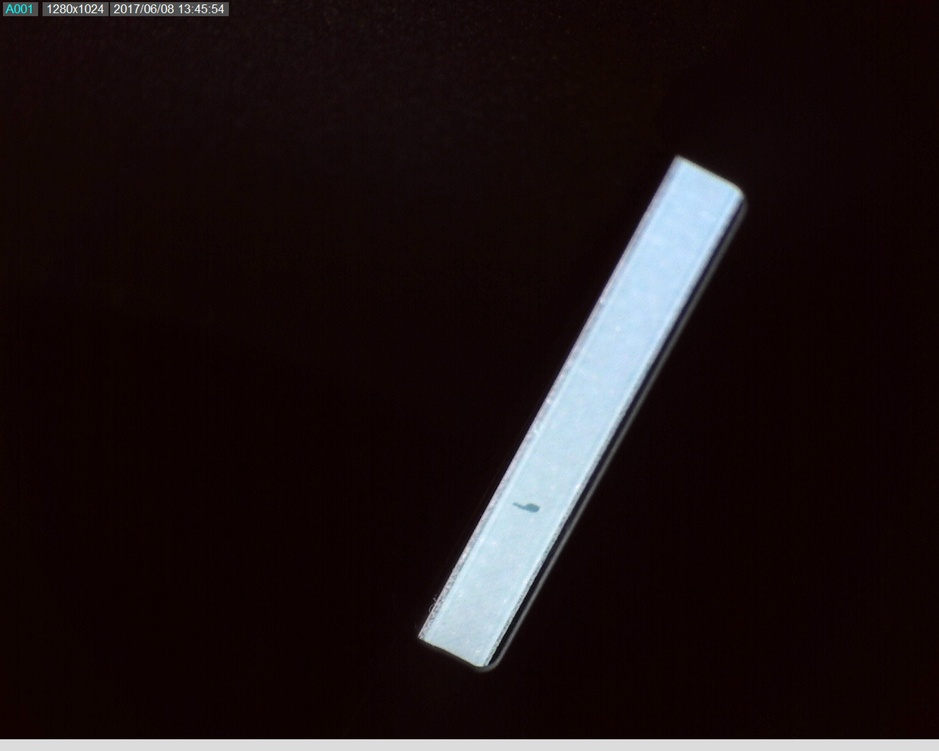
#> input picture testTNS-master/1.jpg, 939 x 751 px, shrunk from 2560 x 2048 before the run, given in place of the camera
$ python connectCAM.py   (older library calls are emulated)
#> lines starting #> are read from the running program, lines starting #| are printed output that depends on the picture; after the words box and inside, x2 and y2 are one past the last pixel; in counts of white or black regions, pixels touching at a corner belong together
import cv2
import matplotlib.pyplot as plt
import matplotlib.image as pimg
import copy as cp
import time as t
import os
import numpy as np

def write_line(img):
    cv2.line(img, (0, 160), (640, 160), (0, 0, 255), 1)
    cv2.line(img, (0, 165), (640, 165), (0, 255, 0), 1)
    cv2.line(img, (0, 170), (640, 170), (0, 0, 255), 1)
    cv2.line(img, (0, 240), (640, 240), (255, 255, 255), 1)
    # cv2.line(orig, (0, 310), (640, 310), (0, 0, 255), 1)
    cv2.line(img, (0, 315), (640, 315), (0, 255, 0), 1)

def find_pos(img):
    height,width = img.shape
    order = []
    for i in range(width):
        for j in range(height):
            if img[j][i]==0:
                a = (j,i)
                order.append(a)
                break
            continue

    return order


cap = cv2.VideoCapture(0)
t.sleep(5)
os.system('C:\\Users\\DP\\Desktop\\LED_off.bat')
n=22
while True:
    ret, orig = cap.read()
#> orig is the input picture: shape (751, 939, 3); mean B, G, R 21.5, 20.6, 29.7
    img = cp.copy(orig)
    copy1 = cv2.cvtColor(img, cv2.COLOR_BGR2GRAY)
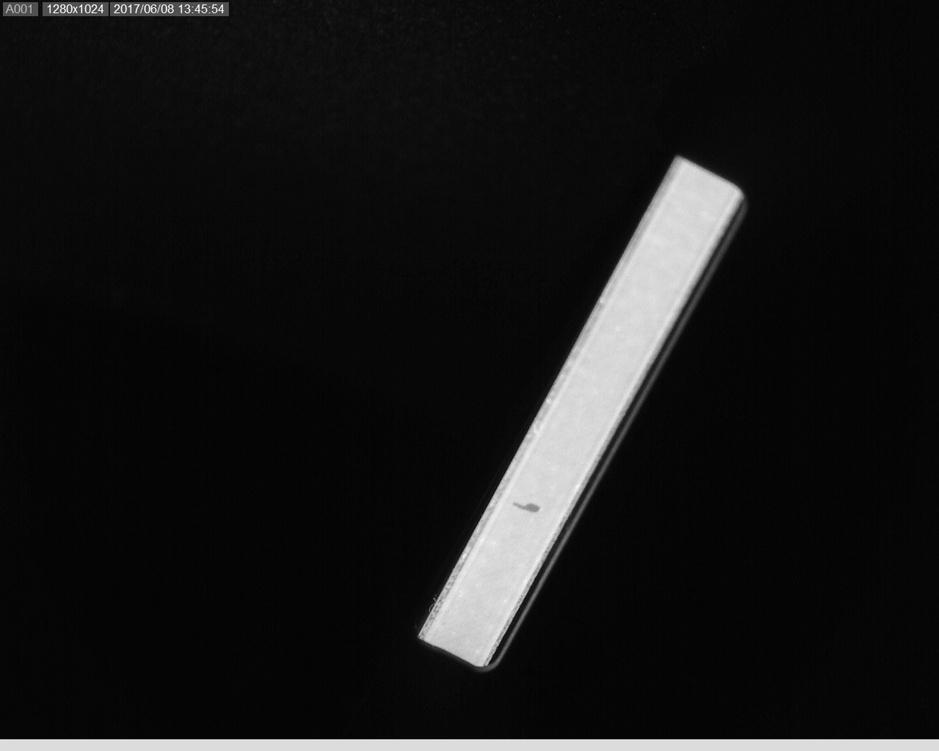
#> copy1: shape (751, 939); min 1, max 253, mean 23.6
    ret, thresh1 = cv2.threshold(copy1, 80, 255, cv2.THRESH_BINARY)
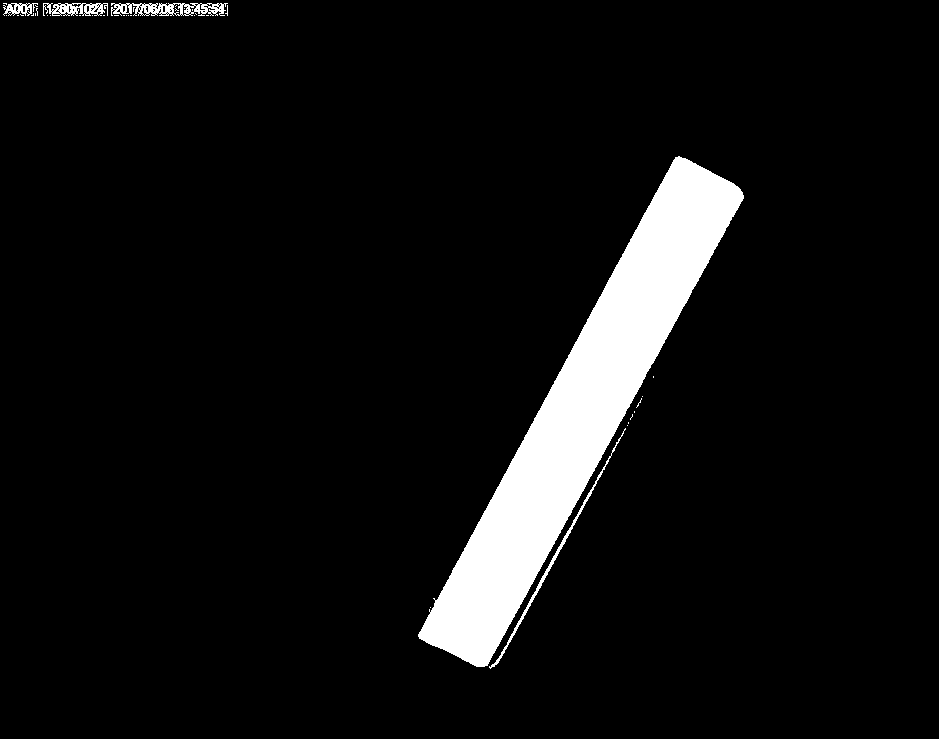
#> thresh1: shape (751, 939); 8% white; 41 white regions (35 under 20 px), largest, box (x1, y1, x2, y2) and area: (418, 156, 744, 667) 42525, (0, 739, 939, 751) 11268, (111, 3, 228, 16) 909, (489, 428, 626, 669) 720, (43, 3, 108, 16) 529, (3, 3, 38, 16) 237
    cv2.imshow('thres', thresh1)
    write_line(img)
#> in write_line, `cv2.line(img, (0, 315), (640, 315), (0, 255, 0), 1)`:
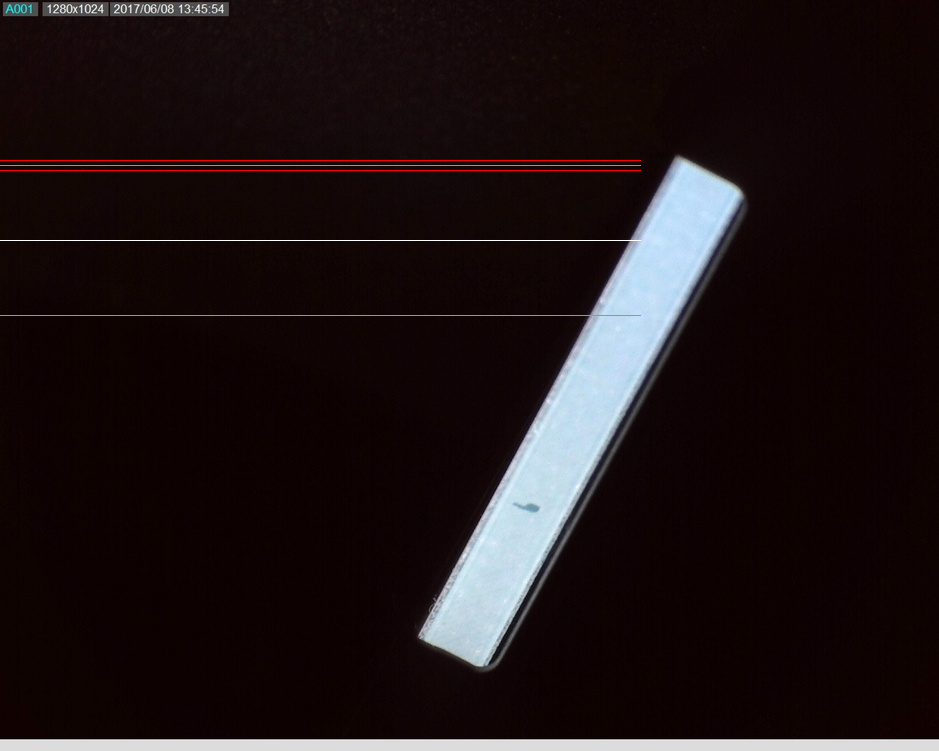
#> img: shape (751, 939, 3); mean B, G, R 21.7, 21.2, 30.3
    lapla = cv2.Laplacian(thresh1, cv2.CV_64F)
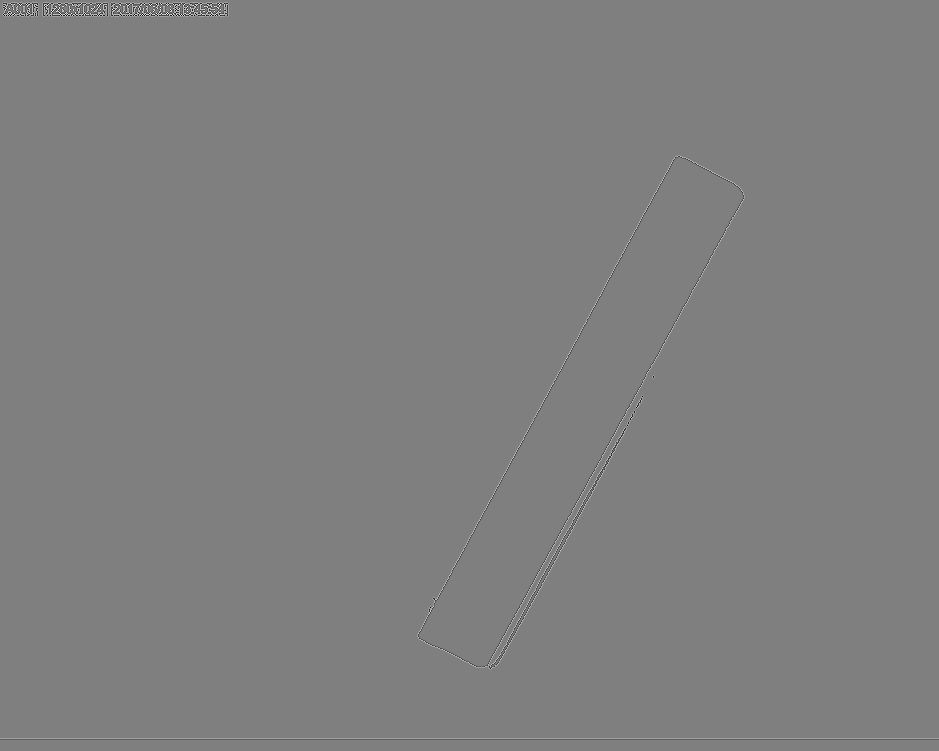
#> lapla: shape (751, 939) float64; min -1020, max 1020, mean 0; drawn with min black and max white
    sobely = cv2.Sobel(thresh1, cv2.CV_64F, 0, 1, ksize=1)
    sobely+=255
    sobely = np.uint8(sobely)
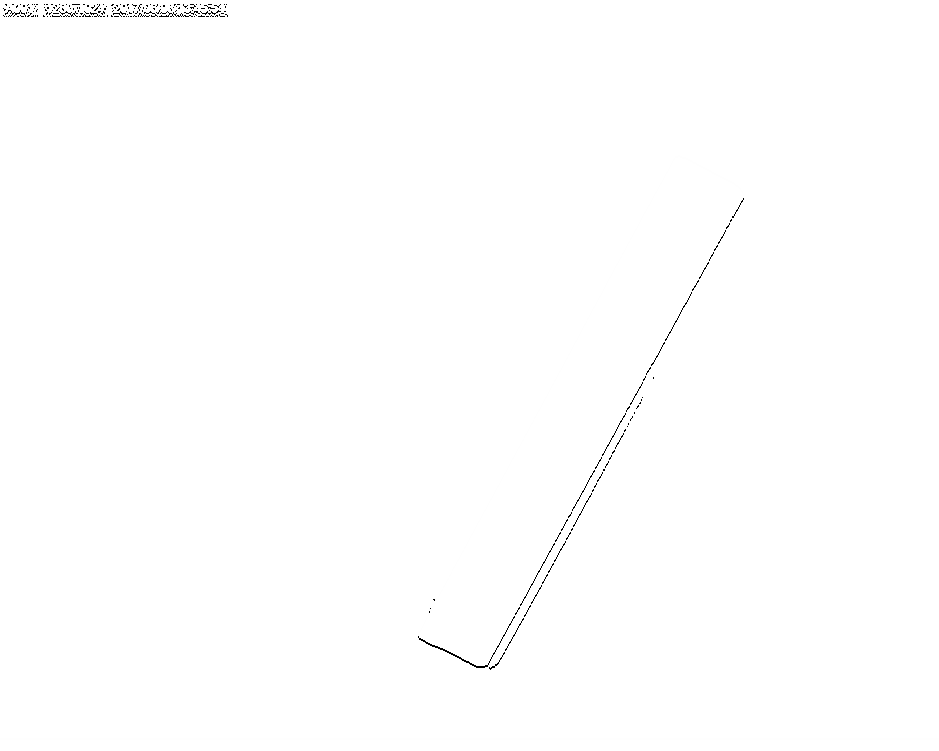
#> sobely: shape (751, 939); min 0, max 255, mean 254.4
    plt.imshow(sobely,cmap='gray')
    plt.show()
    # [8 lines of commented-out code are left out]

    allpoint = (find_pos(sobely))
#> allpoint = 543 pairs, first value 4 to 666, second value 3 to 743
    firstpoint = allpoint[0]
#> firstpoint = (8, 3)
    midpoint = allpoint[int(len(allpoint)/2)]
#> midpoint = (664, 472)
    lastpoint = allpoint[len(allpoint)-1]
#> lastpoint = (198, 743)
    # plt.imshow(thresh1,cmap='gray')
    # plt.show()
    # cv2.line(img, (midpoint[1],midpoint[0]), (lastpoint[1],lastpoint[0]), (0, 0, 255), 1)
    cv2.circle(img, (firstpoint[1], firstpoint[0]), 20, (0, 0, 255), 2)
#> img: shape (751, 939, 3); 0.02% of pixels changed, all inside (x1, y1, x2, y2) = (0, 0, 25, 30)
    cv2.circle(img, (lastpoint[1],lastpoint[0]), 20, (0, 0, 255), 2)
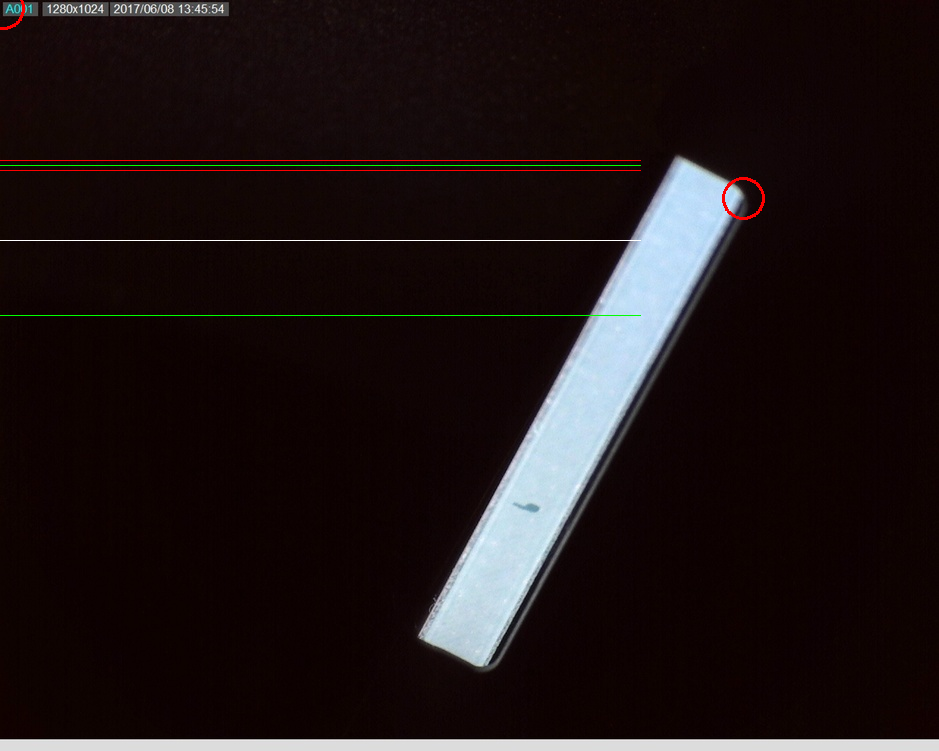
#> img: shape (751, 939, 3); mean B, G, R 21.6, 21.2, 30.5
    # plt.imshow(sobely,cmap='gray')
    # plt.show()
    cv2.imshow('orig', img)
    cv2.imshow('sobelY', sobely)
    # [5 lines of commented-out code are left out]
    if cv2.waitKey(1) and 0xFF == ord('q'):#or (move_x=='Ok' and move_y == 'Ok'):
        # cv2.imwrite('4.jpg', orig)
#> (key q is pressed here)
        break
# img = pimg.imread('22.png')
# plt.imshow(img)
# plt.show()
cap.release()
cv2.destroyAllWindows()

$ run again, on testTNS-master/10.jpg
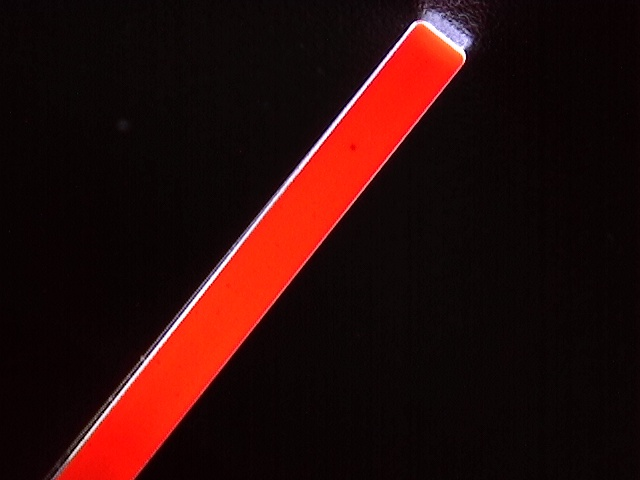
#> input picture testTNS-master/10.jpg, 640 x 480 px, given in place of the camera
#> orig is the input picture: shape (480, 640, 3); mean B, G, R 9.7, 11.5, 42.1
#> thresh1: shape (480, 640); 12.4% white; 34 white regions (32 under 20 px), largest, box (x1, y1, x2, y2) and area: (51, 9, 473, 480) 38085, (101, 396, 113, 412) 40
#> `sobely = np.uint8(sobely)`:
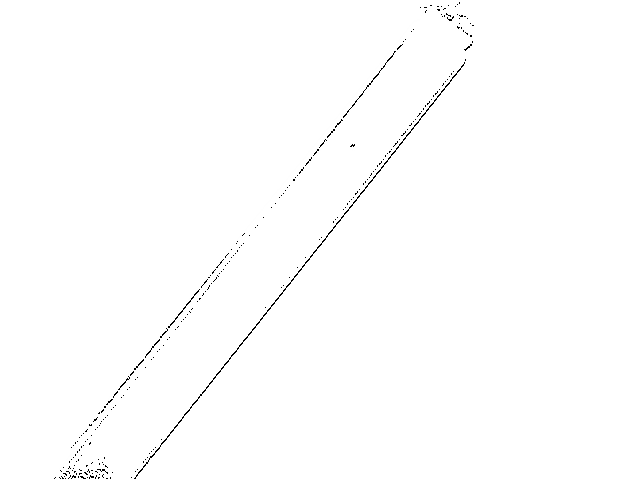
#> sobely: shape (480, 640); min 0, max 255, mean 253.7
#> allpoint = 417 pairs, first value 2 to 478, second value 54 to 473
#> firstpoint = (478, 54)
#> midpoint = (307, 265)
#> lastpoint = (25, 473)
#> `cv2.circle(img, (lastpoint[1],lastpoint[0]), 20, (0, 0, 255), 2)`:
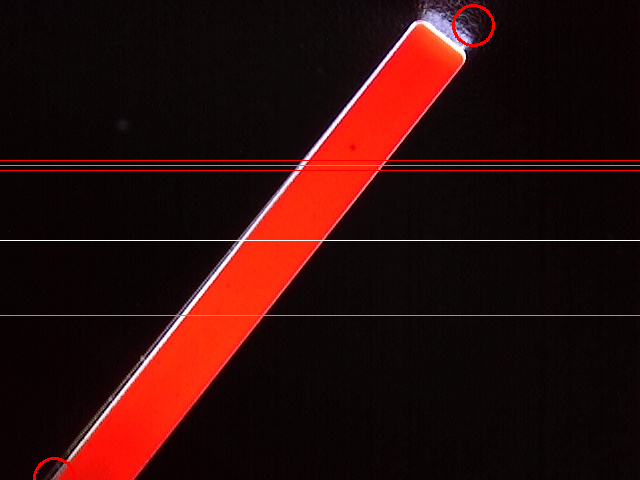
#> img: shape (480, 640, 3); mean B, G, R 10, 12.9, 43.5

$ run again, on testTNS-master/11.jpg
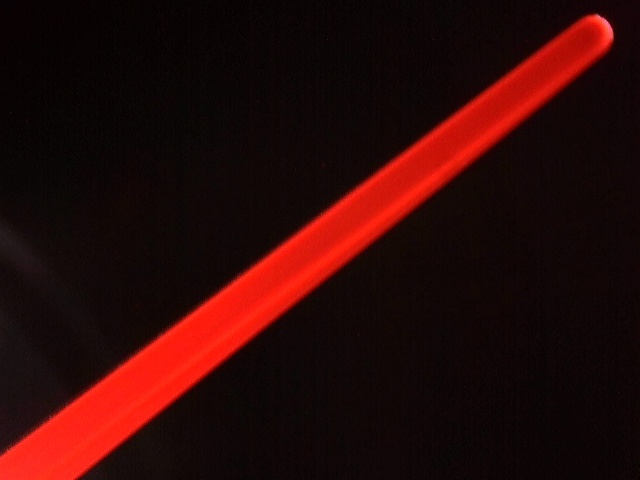
#> input picture testTNS-master/11.jpg, 640 x 480 px, given in place of the camera
#> orig is the input picture: shape (480, 640, 3); mean B, G, R 7.6, 9.2, 44.1
#> thresh1: shape (480, 640); 9.1% white; 74 white regions (71 under 20 px), largest, box (x1, y1, x2, y2) and area: (0, 75, 567, 480) 27140, (582, 14, 613, 55) 497, (504, 67, 523, 84) 47
#> `sobely = np.uint8(sobely)`:
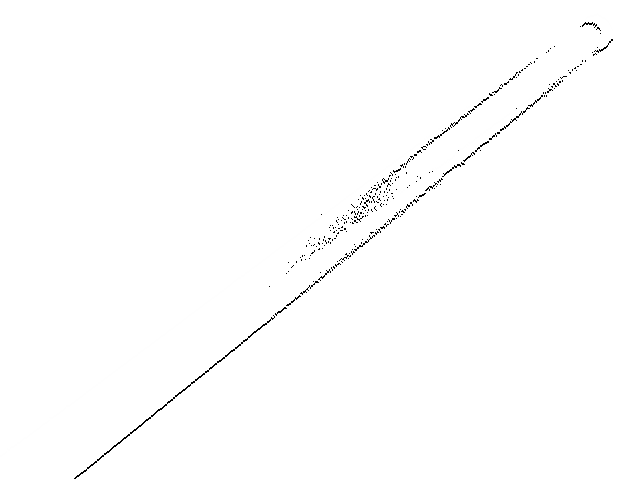
#> sobely: shape (480, 640); min 0, max 255, mean 253.6
#> allpoint = 535 pairs, first value 22 to 478, second value 74 to 612
#> firstpoint = (478, 74)
#> midpoint = (220, 341)
#> lastpoint = (39, 612)
#> `cv2.circle(img, (lastpoint[1],lastpoint[0]), 20, (0, 0, 255), 2)`:
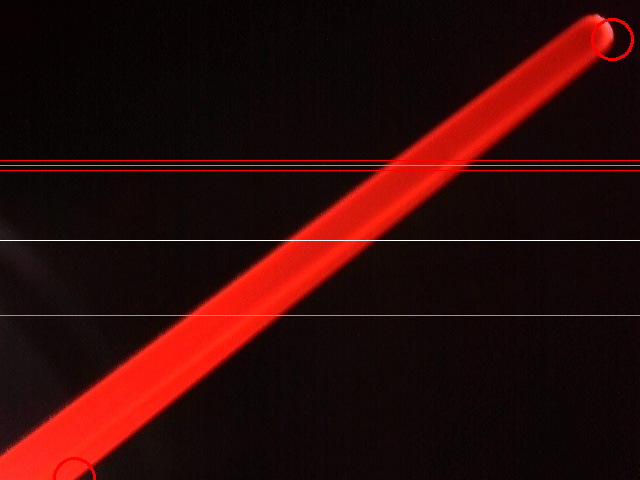
#> img: shape (480, 640, 3); mean B, G, R 8, 10.7, 45.4

$ run again, on testTNS-master/12.jpg
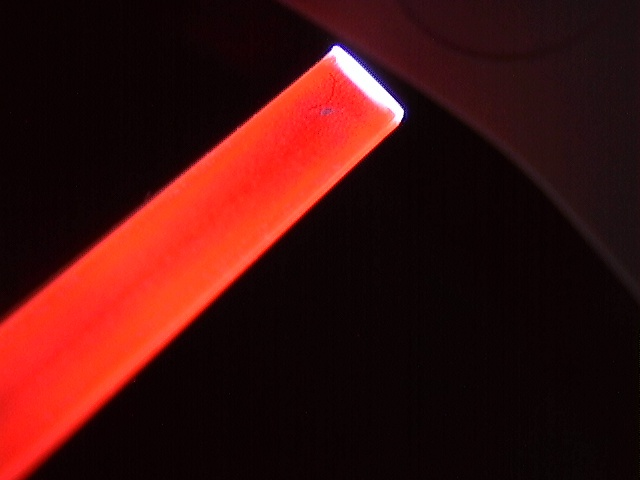
#> input picture testTNS-master/12.jpg, 640 x 480 px, given in place of the camera
#> orig is the input picture: shape (480, 640, 3); mean B, G, R 13.8, 16, 63.6
#> thresh1: shape (480, 640); 18.5% white; 1 white region, box (x1, y1, x2, y2) and area: (0, 45, 404, 480) 56956
#> `sobely = np.uint8(sobely)`:
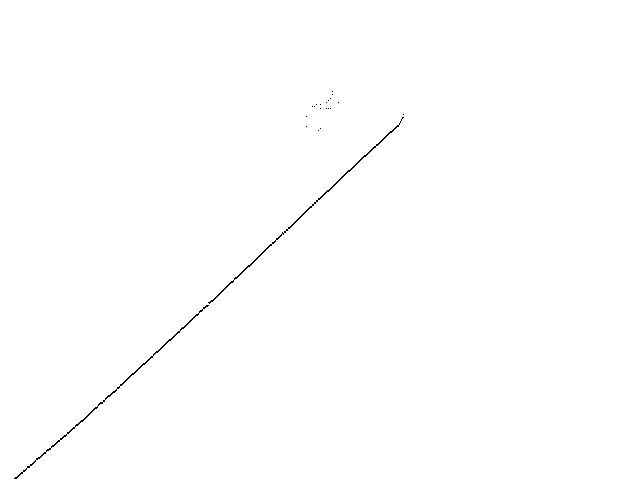
#> sobely: shape (480, 640); min 0, max 255, mean 254.3
#> allpoint = 390 pairs, first value 91 to 478, second value 14 to 403
#> firstpoint = (478, 14)
#> midpoint = (302, 209)
#> lastpoint = (114, 403)
#> `cv2.circle(img, (lastpoint[1],lastpoint[0]), 20, (0, 0, 255), 2)`:
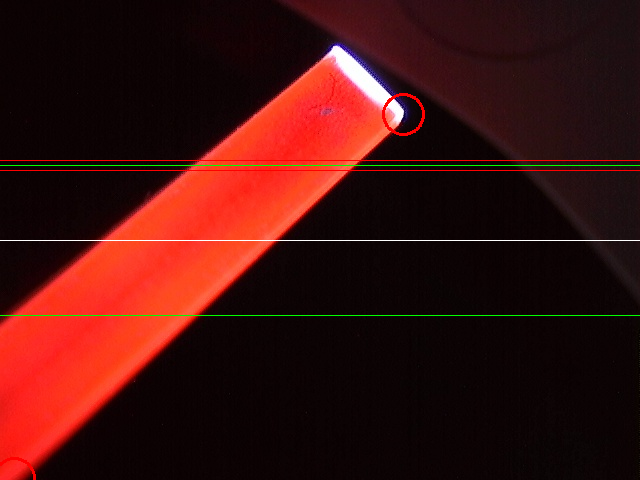
#> img: shape (480, 640, 3); mean B, G, R 14.1, 17.3, 64.5
